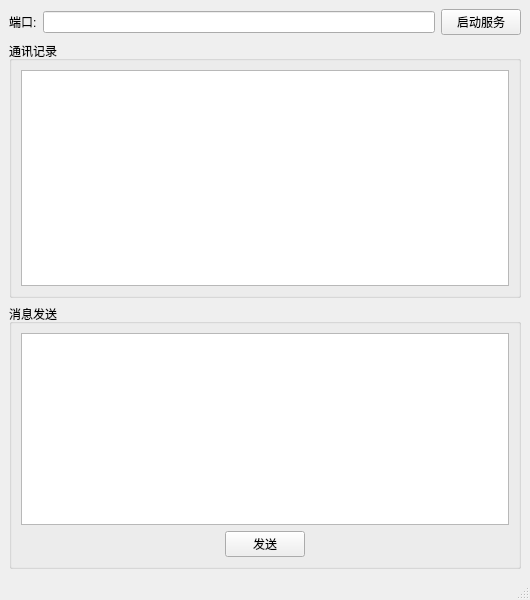
<?xml version="1.0" encoding="UTF-8"?>
<ui version="4.0">
 <class>MainWindow</class>
 <widget class="QMainWindow" name="MainWindow">
  <property name="geometry">
   <rect>
    <x>0</x>
    <y>0</y>
    <width>530</width>
    <height>600</height>
   </rect>
  </property>
  <property name="windowTitle">
   <string>MainWindow</string>
  </property>
  <widget class="QWidget" name="centralwidget">
   <layout class="QVBoxLayout" name="verticalLayout">
    <item>
     <layout class="QHBoxLayout" name="horizontalLayout">
      <item>
       <widget class="QLabel" name="label">
        <property name="text">
         <string>端口:</string>
        </property>
       </widget>
      </item>
      <item>
       <widget class="QLineEdit" name="port"/>
      </item>
      <item>
       <widget class="QPushButton" name="startServer">
        <property name="text">
         <string>启动服务</string>
        </property>
       </widget>
      </item>
     </layout>
    </item>
    <item>
     <widget class="QGroupBox" name="groupBox">
      <property name="title">
       <string>通讯记录</string>
      </property>
      <layout class="QVBoxLayout" name="verticalLayout_2">
       <item>
        <widget class="QTextEdit" name="record"/>
       </item>
      </layout>
     </widget>
    </item>
    <item>
     <widget class="QGroupBox" name="groupBox_2">
      <property name="title">
       <string>消息发送</string>
      </property>
      <layout class="QVBoxLayout" name="verticalLayout_3">
       <item>
        <widget class="QTextEdit" name="sendMessage"/>
       </item>
       <item alignment="Qt::AlignHCenter">
        <widget class="QPushButton" name="send">
         <property name="text">
          <string>发送</string>
         </property>
        </widget>
       </item>
      </layout>
     </widget>
    </item>
   </layout>
  </widget>
  <widget class="QStatusBar" name="statusbar"/>
 </widget>
 <resources/>
 <connections/>
</ui>
